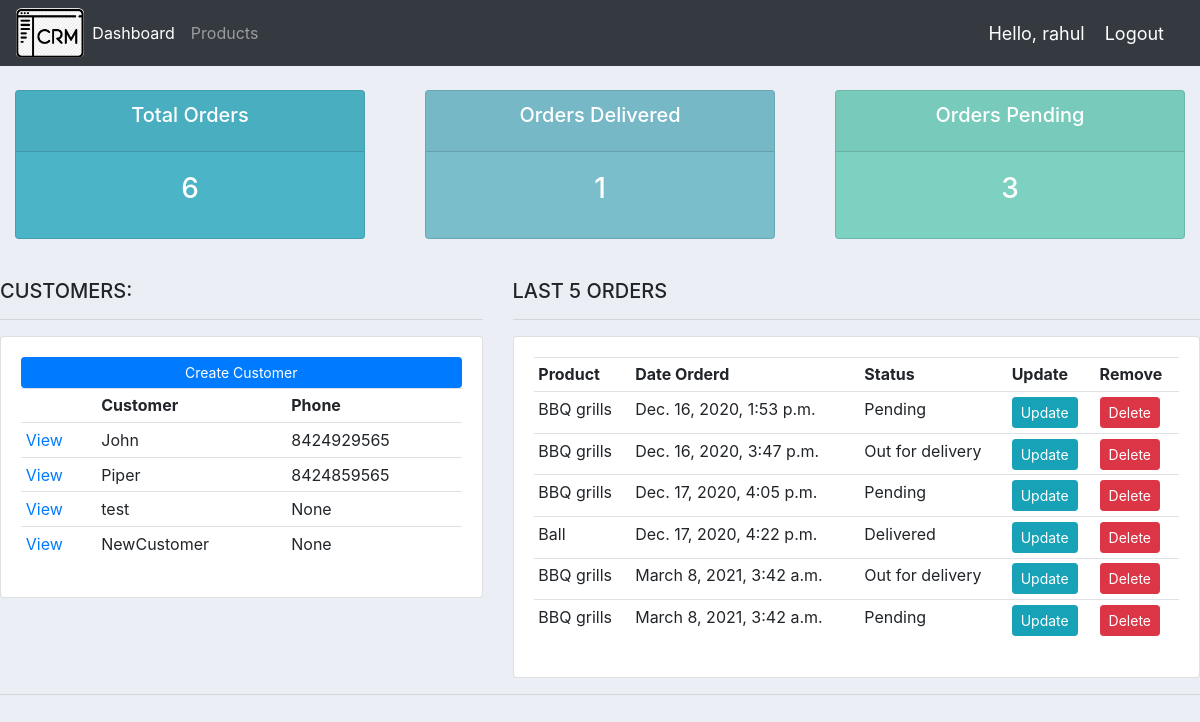
The app's page / (signed in), older data.
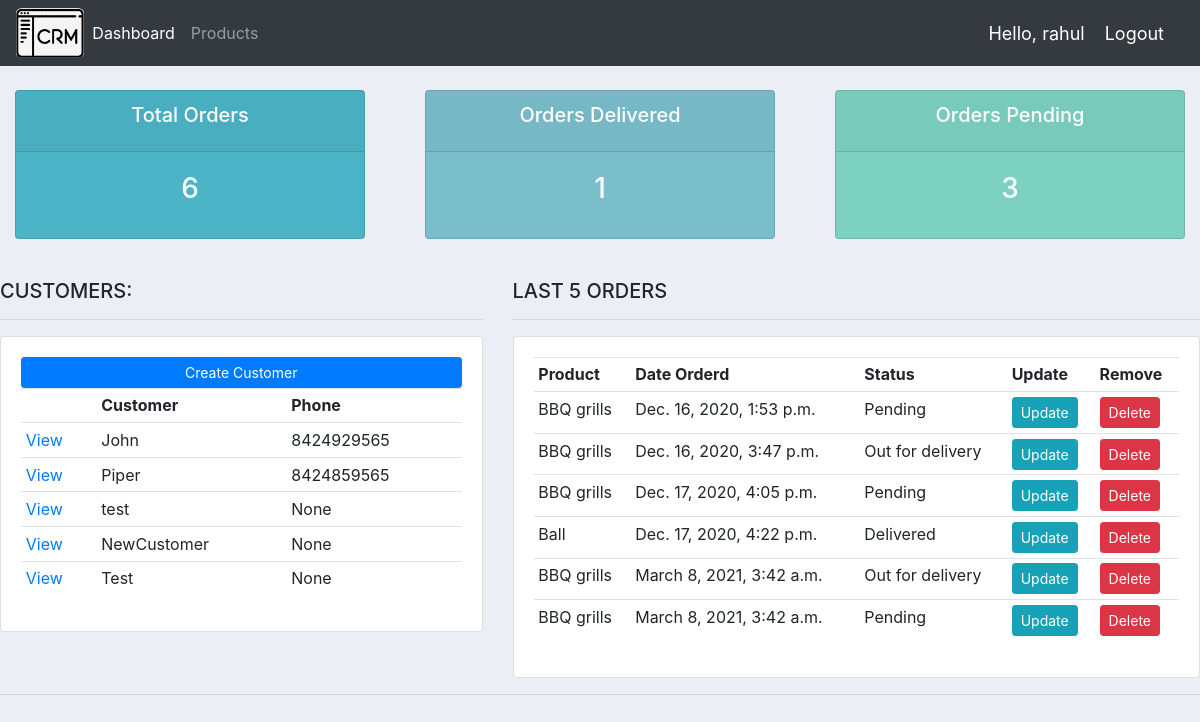
The same page, newer data.
### account/models.py (models this page shows, shortened)
class Customer(models.Model):
    user = models.OneToOneField(User, null=True, blank=True, on_delete=models.CASCADE)
    name = models.CharField(max_length=200, null=True)
    phone = models.CharField(max_length=200, null=True)
    email = models.CharField(max_length=200, null=True)
    profile_pic = models.ImageField(default='profile1.jpg', null=True, blank=True)
    date_created = models.DateTimeField(auto_now_add=True, null=True)

class Order(models.Model):
    STATUS = (
        ('Pending', 'Pending'),
        ('Out for delivery', 'Out for delivery'),
        ('Delivered', 'Delivered'),
    )
    customer = models.ForeignKey(Customer, null=True, on_delete=models.SET_NULL)
    product = models.ForeignKey(Product, null=True, on_delete=models.SET_NULL)
    date_created = models.DateTimeField(auto_now_add=True, null=True)
    status = models.CharField(max_length=200, null=True, choices=STATUS)
    note = models.CharField(max_length=1000, null=True)

class Product(models.Model):
    CATEGORY = (
        ('Indoor','Indoor'),
        ('Out Door','Out Door'),
    )
    name = models.CharField(max_length=200, null=True)
    price = models.FloatField(null=True)
    category = models.CharField(max_length=200, null=True, choices=CATEGORY)
    description = models.CharField(max_length=200, null=True, blank=True)
    date_created = models.DateTimeField(auto_now_add=True, null=True)
    tag = models.ManyToManyField(Tag)
    def __str__(self):
        return self.name

### account/decorators.py (the view)
    def wrapper_func(request, *args, **kwargs):
        group = None
        if request.user.groups.exists():
            group = request.user.groups.all()[0].name
        if group in ['admin']:
            return view_func(request, *args, **kwargs)
        if group in ['customer']:
            return redirect('user-page')

### account/views.py (called while the page is built)
@login_required(login_url='login')
@admin_only
def home(request):
    orders = Order.objects.all()
    customers = Customer.objects.all()
    total_customers = customers.count()
    total_orders = orders.count()
    delivered = orders.filter(status='Delivered').count()
    pending = orders.filter(status='Pending').count()
    context = {'orders': orders, 'customers': customers,
               'total_customers': total_customers, 'total_orders': total_orders,
               'delivered': delivered, 'pending': pending}
    return render(request, 'account/dashboard.html', context)

### account/templates/account/dashboard.html
{% extends 'account/main.html' %}
{% block content %}
{%  include 'account/status.html' %}
<br>
<div class="row">
	<div class="col-md-5">
		<h5>CUSTOMERS:</h5>
		<hr>
		<div class="card card-body">
			<a class="btn btn-primary  btn-sm btn-block" href="">Create Customer</a>
			<table class="table table-sm">
				<tr>
					<th></th>
					<th>Customer</th>
					<th>Phone</th>
				</tr>
				{% for customer in customers %}
				<tr>
					<td><a href="{% url 'customers' customer.id %}">View</a></td>
					<td>{{ customer.name }}</td>
					<td>{{ customer.phone }}</td>
				</tr>
				{% endfor %}
			</table>
		</div>
	</div>
	<div class="col-md-7">
		<h5>LAST 5 ORDERS</h5>
		<hr>
		<div class="card card-body">
			<table class="table table-sm">
				<tr>
					<th>Product</th>
					<th>Date Orderd</th>
					<th>Status</th>
					<th>Update</th>
					<th>Remove</th>
				</tr>
				{% for order in orders %}
				<tr>
					<td>{{ order.product }}</td>
					<td>{{ order.date_created }}</td>
					<td>{{ order.status }}</td>
					<td><a class="btn btn-sm btn-info" href="{% url 'update_order' order.id %}">Update</a></td>
					<td><a class="btn btn-sm btn-danger" href="{% url 'delete_order' order.id %}">Delete</a></td>
				</tr>
				{% endfor %}
			</table>
		</div>
	</div>
</div>
{% endblock %}

Row changes from the older to the newer data that the page shows:
added Customer: name "Test", phone "None"
